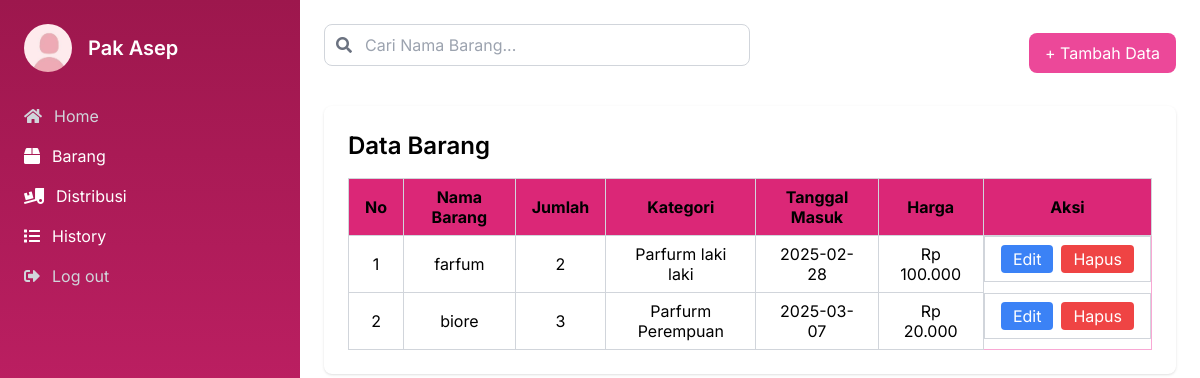
/tampil_data.php (signed in), run on the app's committed database.
### tables this page shows
CREATE TABLE `barang` (
  `BarangID` int(11) NOT NULL,
  `nama_barang` varchar(100) DEFAULT NULL,
  `jumlah_barang` int(11) NOT NULL,
  `kategori` enum('Parfurm Perempuan','Parfurm laki laki') DEFAULT NULL,
  `tanggal_masuk` date NOT NULL,
  `harga_barang` decimal(10,2) NOT NULL DEFAULT 0.00,
  `UserID` int(11) DEFAULT NULL
);

### tampil_data.php (the view, shortened to what this page needs)
<?php
include "koneksi.php";
$sql = $koneksi->query ("SELECT * FROM barang");
$search = isset($_GET['search']) ? mysqli_real_escape_string($koneksi, $_GET['search']) : "";
if ($search) {
    $sql = "SELECT * FROM barang WHERE nama_barang LIKE '%$search%'";
} else {
    $sql = "SELECT * FROM barang";
}
$result = $koneksi->query($sql);
?>
<html lang="en">
<head>
    <script src="https://cdn.tailwindcss.com"></script>
    <link href="https://cdnjs.cloudflare.com/ajax/libs/font-awesome/5.15.3/css/all.min.css" rel="stylesheet"/>
</head>
<body class="bg-white-100">
    <div class="flex min-h-screen">
        <div class="w-1/4 bg-gradient-to-b from-pink-800 to-pink-600 text-white p-6">
            <div class="flex items-center mb-8">
            <?php
                $username = $_SESSION['username'];
                ?>
                <img src="profil .jpg" alt="Profile picture" class="rounded-full w-12 h-12 mr-4"/>
                <div class="text-white">
                <h2 class="text-xl font-semibold"><?= htmlspecialchars($username) ?></h2>
                </div>
            </div>
            <nav>
                <ul>
                    <li class="mb-4">
                        <a href="index.php" class="flex items-center text-gray-300 hover:text-white">
                            <i class="fas fa-home mr-3"></i> Home
                        </a>
                    </li>
                    <li class="mb-4">
      <a href="tampil_data.php" class="flex items-center text-white">
      <i class="fas fa-box mr-3"></i> Barang
                        </a>
                    </li>
                    <li class="mb-4">
                        <a href="add_distribusi.php" class="flex items-center text-white">
                            <i class="fas fa-truck-loading mr-3"></i> Distribusi
                        </a>
                    </li>
                    <li class="mb-4">
                        <a href="distribusi.php" class="flex items-center text-white">
                            <i class="fas fa-list mr-3"></i> History
                        </a>
                    </li>
                    <li class="mt-auto">
                        <a href="logout.php" class="flex items-center text-gray-300 hover:text-white">
                            <i class="fas fa-sign-out-alt mr-3"></i> Log out
                        </a>
                    </li>
                </ul>
            </nav>
        </div>
        <div class="flex-1 p-6">
            <div class="flex justify-between items-center mb-6">
                <div class="relative w-1/2">
                    <form method="GET" action="" class="relative">
                        <input type="text" name="search" class="form-control pl-10 pr-3 py-2 border border-gray-300 rounded-lg w-full focus:outline-none focus:ring-2 focus:ring-blue-500" placeholder="Cari Nama Barang..." value="<?= htmlspecialchars($search) ?>">
                        <button type="submit" class="absolute top-1/2 left-3 transform -translate-y-1/2 text-gray-500">
                            <i class="fas fa-search"></i>
                        </button>
                    </form>
                </div>
                <a href="add_barang.php" class="px-4 py-2 bg-pink-500 text-white rounded-lg hover:bg-pink-700 transition duration-300">
                    + Tambah Data
                </a>
            </div>
            <div class="bg-pink p-6 rounded-lg shadow">
                <h2 class="text-2xl font-semibold mb-4">Data Barang</h2>
                <div class="overflow-x-auto">
                    <table class="w-full border-collapse border border-pink-300">
                        <thead>
                            <tr class="bg-pink-600">
                                <th class="border border-gray-300 px-4 py-2">No</th>
                                <th class="border border-gray-300 px-4 py-2">Nama Barang</th>
                                <th class="border border-gray-300 px-4 py-2">Jumlah</th>
                                <th class="border border-gray-300 px-4 py-2">Kategori</th>
                                <th class="border border-gray-300 px-4 py-2">Tanggal Masuk</th>
                                <th class="border border-gray-300 px-4 py-2">Harga</th>
                                <th class="border border-gray-300 px-4 py-2">Aksi</th>
                            </tr>
                        </thead>
                        <tbody>
                            <?php $No = 1; ?>
                            <?php foreach ($result as $row): ?>
                            <tr class="text-center hover:bg-gray-100">
                                <td class="border border-gray-300 px-4 py-2"><?= $No++ ?></td>
                                <td class="border border-gray-300 px-4 py-2"><?= htmlspecialchars($row['nama_barang']) ?></td>
                                <td class="border border-gray-300 px-4 py-2"><?= htmlspecialchars($row['jumlah_barang']) ?></td>
                                <td class="border border-gray-300 px-4 py-2"><?= htmlspecialchars($row['kategori']) ?></td>
                                <td class="border border-gray-300 px-4 py-2"><?= htmlspecialchars($row['tanggal_masuk']) ?></td>
                                <td class="border border-gray-300 px-4 py-2">Rp <?= number_format($row['harga_barang'], 0, ',', '.') ?></td>
                                <td class="border border-gray-300 px-4 py-2 flex justify-center space-x-2">
                                    <a href="edit.php?id=<?= $row["BarangID"] ?>" class="px-3 py-1 bg-blue-500 text-white rounded hover:bg-blue-700 transition duration-300">Edit</a>
                                    <a href="delete.php?id=<?= $row["BarangID"] ?>" class="px-3 py-1 bg-red-500 text-white rounded hover:bg-red-700 transition duration-300">Hapus</a>
                                </td>
                            </tr>
                            <?php endforeach; ?>
                        </tbody>
                    </table>
                </div>
            </div>
        </div>
    </div>
</body>
</html>

### tampil_data.php (style rules this page uses)
body { font-family: 'Inter', sans-serif; }

### data on the page
barang: nama_barang "farfum", jumlah_barang "2", kategori "Parfurm laki laki", tanggal_masuk "2025-02-28", harga_barang "100.000"
barang: nama_barang "biore", jumlah_barang "3", kategori "Parfurm Perempuan", tanggal_masuk "2025-03-07", harga_barang "20.000"

### other printed values
$username "Pak Asep"
